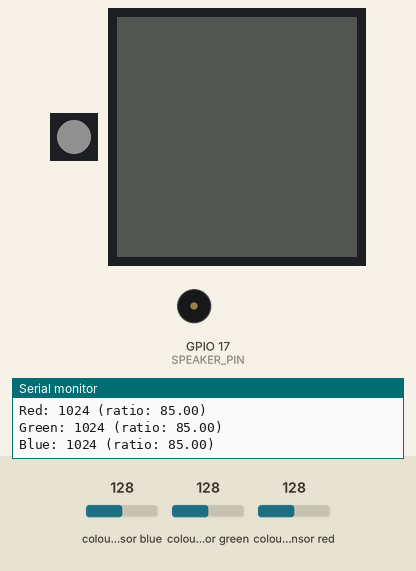
This program was run on a simulated ESP32-S3. On the bench: 1 RGB LEDs in strip order, left to right, 240×240 colour display, buzzer (waves = sounding), the last lines printed to the serial monitor. Wiring (inferred from the names in the program): TCS34725 colour sensor at I2C address 0x29. Inputs (shaded band) come from the test bench; at power-on: colour sensor blue 128, colour sensor green 128, colour sensor red 128. Dim RGB values are drawn brighter than linear.

Above: at 6.6 s.
6.7 s: colour sensor blue set to 132
At 6.99 s:
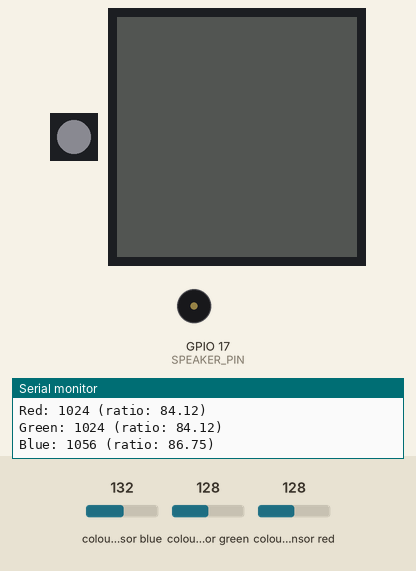
9.1 s: colour sensor blue set to 5
At 9.6 s:
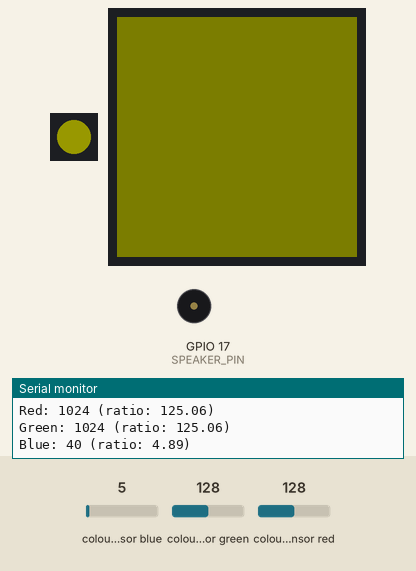
10.6 s: colour sensor green set to 5
At 10.91 s:
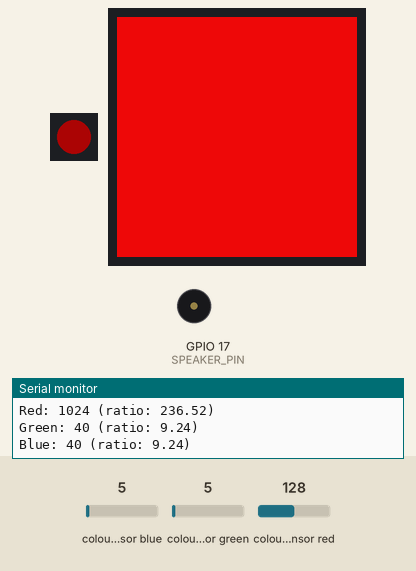
12.5 s: colour sensor red set to 64
At 12.77 s:
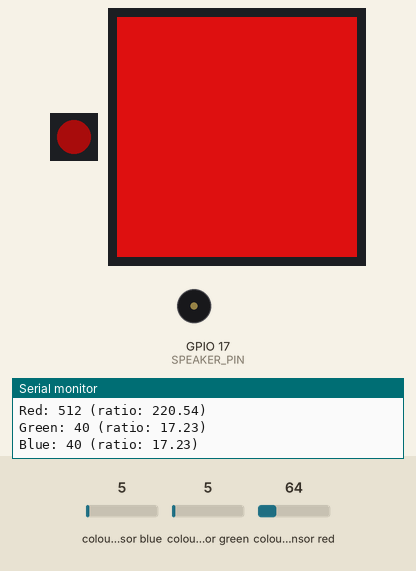
14.3 s: colour sensor green set to 64
At 14.7 s:
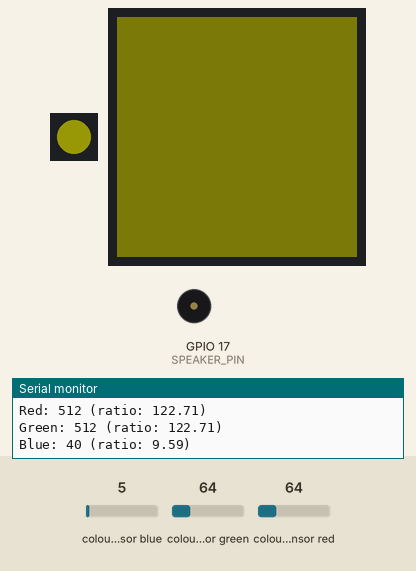
15.8 s: colour sensor red set to 5
At 16.14 s:
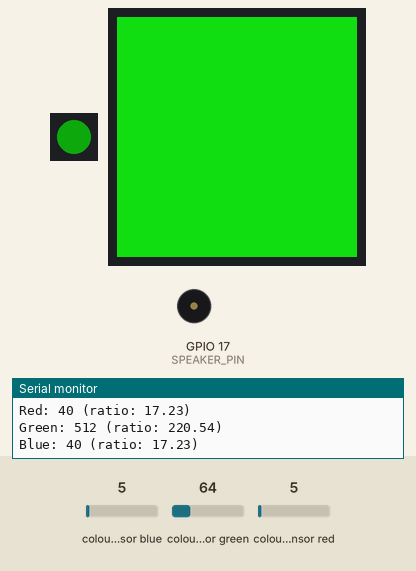
Timing chart, 0 to 18.7 s (numbered marks = the images above; inputs shaded):
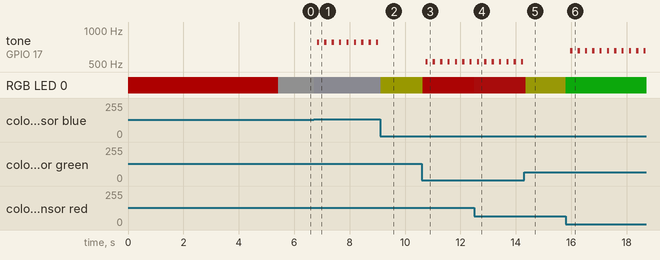

The program:

main.cpp
```cpp
#include <Arduino.h>
#include <FastLED.h>
#include <Wire.h>
#include "SPI.h"
#include "Adafruit_GFX.h"
#include "Adafruit_GC9A01A.h"
#include "testLibrary.h"
#include "bootUp.h"
#include "bitmaps.h"

// Existing pins definitions remain the same
#define LED_PIN     48
#define NUM_LEDS    1
#define BRIGHTNESS  50
#define TFT_DC      35
#define TFT_CS      10
#define TFT_MOSI    11
#define TFT_SCLK    12
#define TFT_RST     36

// I2C pins
#define I2C_SDA     8
#define I2C_SCL     9

// TCS3472 Constants
#define TCS3472_ADDR        0x29
#define TCS3472_COMMAND_BIT 0x80
#define TCS3472_ENABLE      0x00
#define TCS3472_ATIME       0x01
#define TCS3472_CONTROL     0x0F
#define TCS3472_CDATAL      0x14    // Clear channel data
#define TCS3472_RDATAL      0x16    // Red channel data
#define TCS3472_GDATAL      0x18    // Green channel data
#define TCS3472_BDATAL      0x1A    // Blue channel data

// Audio definitions
#define SPEAKER_PIN  17

// Musical frequencies
#define NOTE_C5  523
#define NOTE_E5  659
#define NOTE_G5  784
#define NOTE_A5  880

// Global variables
CRGB leds[NUM_LEDS];
Adafruit_GC9A01A tft(TFT_CS, TFT_DC, TFT_RST);
DisplayTest displayTest(tft);
bootUp bootScreen(tft, leds, NUM_LEDS);
unsigned long lastToneTime = 0;
const int TONE_INTERVAL = 200; // Minimum time between tones in milliseconds

struct ColorData {
    uint16_t clear;
    uint16_t red;
    uint16_t green;
    uint16_t blue;
};

// TCS3472 functions
bool initColorSensor() {
    Wire.beginTransmission(TCS3472_ADDR);
    Wire.write(TCS3472_COMMAND_BIT | 0x12); // Read ID register
    Wire.endTransmission();

    Wire.requestFrom(TCS3472_ADDR, 1);
    if (Wire.available()) {
        uint8_t id = Wire.read();
        if ((id != 0x44) && (id != 0x4D)) {
            return false;
        }
    } else {
        return false;
    }

    // Enable Power and ADC
    Wire.beginTransmission(TCS3472_ADDR);
    Wire.write(TCS3472_COMMAND_BIT | TCS3472_ENABLE);
    Wire.write(0x03);  // Power ON and ADC enable
    Wire.endTransmission();

    // Set integration time (ATIME)
    Wire.beginTransmission(TCS3472_ADDR);
    Wire.write(TCS3472_COMMAND_BIT | TCS3472_ATIME);
    Wire.write(0xF6);  // 24ms integration time
    Wire.endTransmission();

    // Set gain (CONTROL)
    Wire.beginTransmission(TCS3472_ADDR);
    Wire.write(TCS3472_COMMAND_BIT | TCS3472_CONTROL);
    Wire.write(0x00);  // 1x gain
    Wire.endTransmission();

    delay(50);  // Wait for everything to stabilize
    return true;
}

ColorData readColorData() {
    ColorData data = {0, 0, 0, 0};
    uint8_t bytes[8];

    // Read all color data at once
    Wire.beginTransmission(TCS3472_ADDR);
    Wire.write(TCS3472_COMMAND_BIT | TCS3472_CDATAL);
    Wire.endTransmission();

    Wire.requestFrom(TCS3472_ADDR, 8);
    for(int i = 0; i < 8 && Wire.available(); i++) {
        bytes[i] = Wire.read();
    }

    // Combine bytes into 16-bit values
    data.clear = (bytes[1] << 8) | bytes[0];
    data.red = (bytes[3] << 8) | bytes[2];
    data.green = (bytes[5] << 8) | bytes[4];
    data.blue = (bytes[7] << 8) | bytes[6];

    return data;
}

// Sound section
void playTone(int frequency, int duration) {
    int period = 1000000 / frequency;  // Period in microseconds
    int halfPeriod = period / 2;
    long numCycles = (long)duration * 1000 / period;

    for (long i = 0; i < numCycles; i++) {
        digitalWrite(SPEAKER_PIN, HIGH);
        delayMicroseconds(halfPeriod);
        digitalWrite(SPEAKER_PIN, LOW);
        delayMicroseconds(halfPeriod);
    }
}

void playColorSound(float red_ratio, float green_ratio, float blue_ratio) {
    unsigned long currentTime = millis();

    // Only play a new tone if enough time has passed since the last one
    if (currentTime - lastToneTime >= TONE_INTERVAL) {
        if (red_ratio > green_ratio && red_ratio > blue_ratio) {
            playTone(NOTE_C5, 50);  // Shorter duration for more responsive feedback
        } else if (green_ratio > red_ratio && green_ratio > blue_ratio) {
            playTone(NOTE_E5, 50);
        } else if (blue_ratio > red_ratio && blue_ratio > green_ratio) {
            playTone(NOTE_G5, 50);
        } else if (red_ratio > 200 && green_ratio > 200 && blue_ratio > 200) {
            playTone(NOTE_A5, 50);
        }
        lastToneTime = currentTime;
    }
}

void setup() {
    Serial.begin(115200);
    printf("Starting initialization...\n");

    // Initialize I2C
    Wire.begin(I2C_SDA, I2C_SCL);

    // Initialize LED strip
    FastLED.addLeds<WS2812B, LED_PIN, GRB>(leds, NUM_LEDS);
    FastLED.setBrightness(BRIGHTNESS);

    // Set LED red during init
    fill_solid(leds, NUM_LEDS, CRGB::Red);
    FastLED.show();

    // Sound section
    pinMode(SPEAKER_PIN, OUTPUT);

    // Initialize color sensor
    if (!initColorSensor()) {
        printf("Color sensor initialization failed!\n");
        while(1) {
            delay(100);  // Stay in error state
        }
    }
    printf("Color sensor initialized successfully!\n");

    // Display initialization
    SPI.begin(TFT_SCLK, -1, TFT_MOSI, TFT_CS);
    delay(100);

    tft.begin();
    tft.setRotation(0);
    tft.fillScreen(GC9A01A_BLACK);
    bootScreen.showBootLogo(5000);

    // Set LED green to indicate successful initialization
    fill_solid(leds, NUM_LEDS, CRGB::Green);
    FastLED.show();
}

void loop() {
    ColorData color = readColorData();

    // Calculate color ratios with safety check
    float total = color.clear;
    if (total > 0) {  // Prevent division by zero
        float red_ratio = (color.red / total) * 255.0;
        float green_ratio = (color.green / total) * 255.0;
        float blue_ratio = (color.blue / total) * 255.0;

        // Update LED color
        leds[0] = CRGB(red_ratio, green_ratio, blue_ratio);
        FastLED.show();

        // Update display
        uint16_t displayColor = tft.color565(red_ratio, green_ratio, blue_ratio);
        tft.fillRect(0, 0, 256, 256, displayColor);

        // Play sound based on color
        playColorSound(red_ratio, green_ratio, blue_ratio);

        // Print debug information
        printf("Color values:\n");
        printf("Clear: %d\n", color.clear);
        printf("Red: %d (ratio: %.2f)\n", color.red, red_ratio);
        printf("Green: %d (ratio: %.2f)\n", color.green, green_ratio);
        printf("Blue: %d (ratio: %.2f)\n", color.blue, blue_ratio);
        printf("\n");
    }

    // Smaller delay for more frequent updates
    delay(10);  // 10ms delay between readings
}
```

Measured:
- the behaviour switches between 128 and 129 on colour sensor blue (found by bisection; images 0 and 1)
- after the input at 6.7 s, tone on GPIO 17 (SPEAKER_PIN): alternates 780 Hz for 0.08 s and silent for 0.19 s, starting after 0.13 s; RGB LED 0: RGB(16, 16, 16) → RGB(16, 16, 17) at once
- after the input at 9.1 s, tone on GPIO 17 (SPEAKER_PIN): stops changing and stays silent; RGB LED 0: RGB(16, 16, 17) → RGB(24, 24, 0) at once
- after the input at 10.6 s, tone on GPIO 17 (SPEAKER_PIN): alternates 521 Hz for 0.08 s and silent for 0.19 s, starting after 0.14 s; RGB LED 0: RGB(24, 24, 0) → RGB(47, 1, 1) at once
- after the input at 12.5 s, RGB LED 0: RGB(47, 1, 1) → RGB(43, 3, 3) at once
- after the input at 14.3 s, tone on GPIO 17 (SPEAKER_PIN): stops changing and stays silent; RGB LED 0: RGB(43, 3, 3) → RGB(24, 24, 1) after 0.06 s
- after the input at 15.8 s, tone on GPIO 17 (SPEAKER_PIN): alternates 656 Hz for 0.08 s and silent for 0.18 s, starting after 0.17 s; RGB LED 0: RGB(24, 24, 1) → RGB(3, 43, 3) at once
